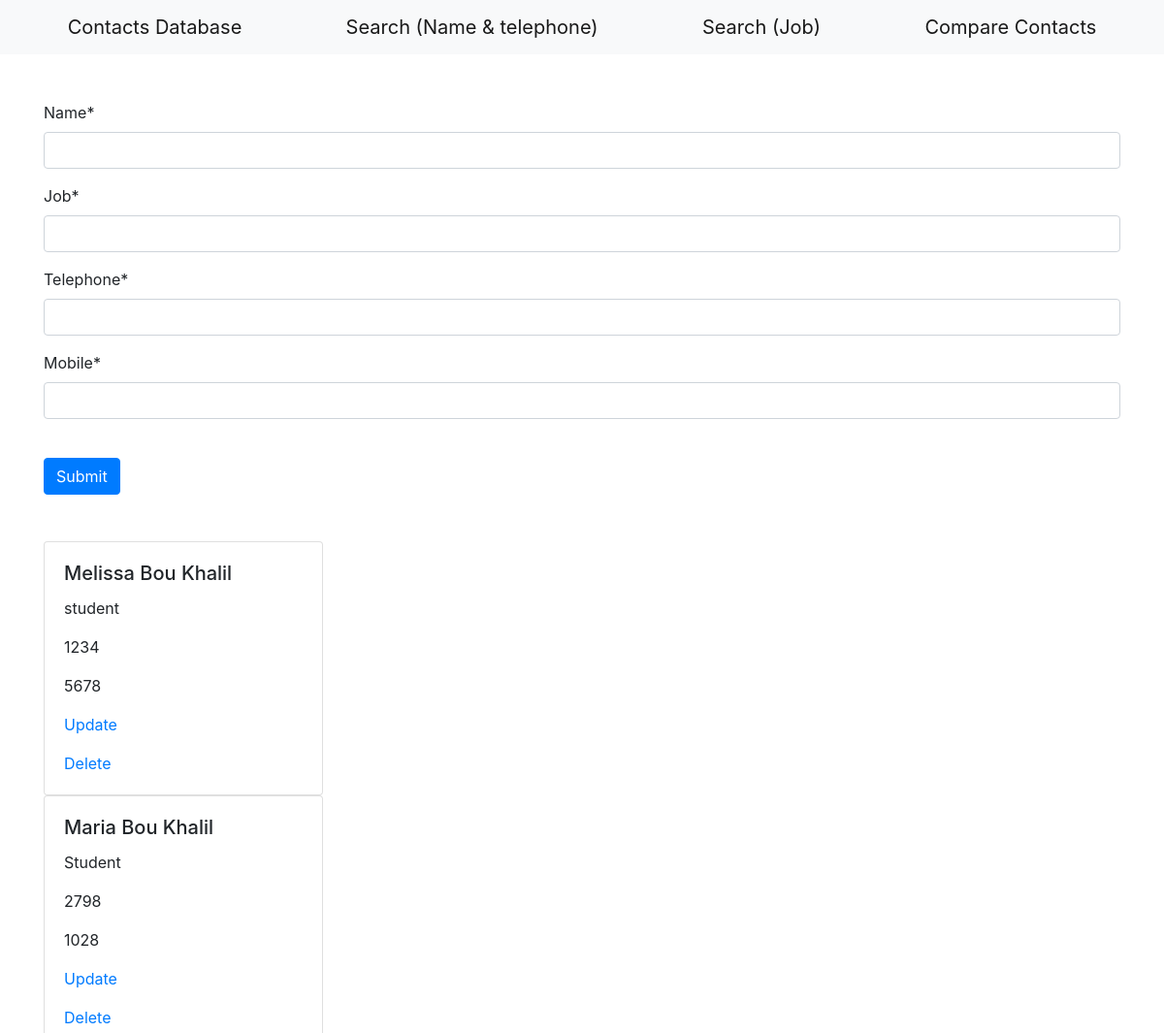
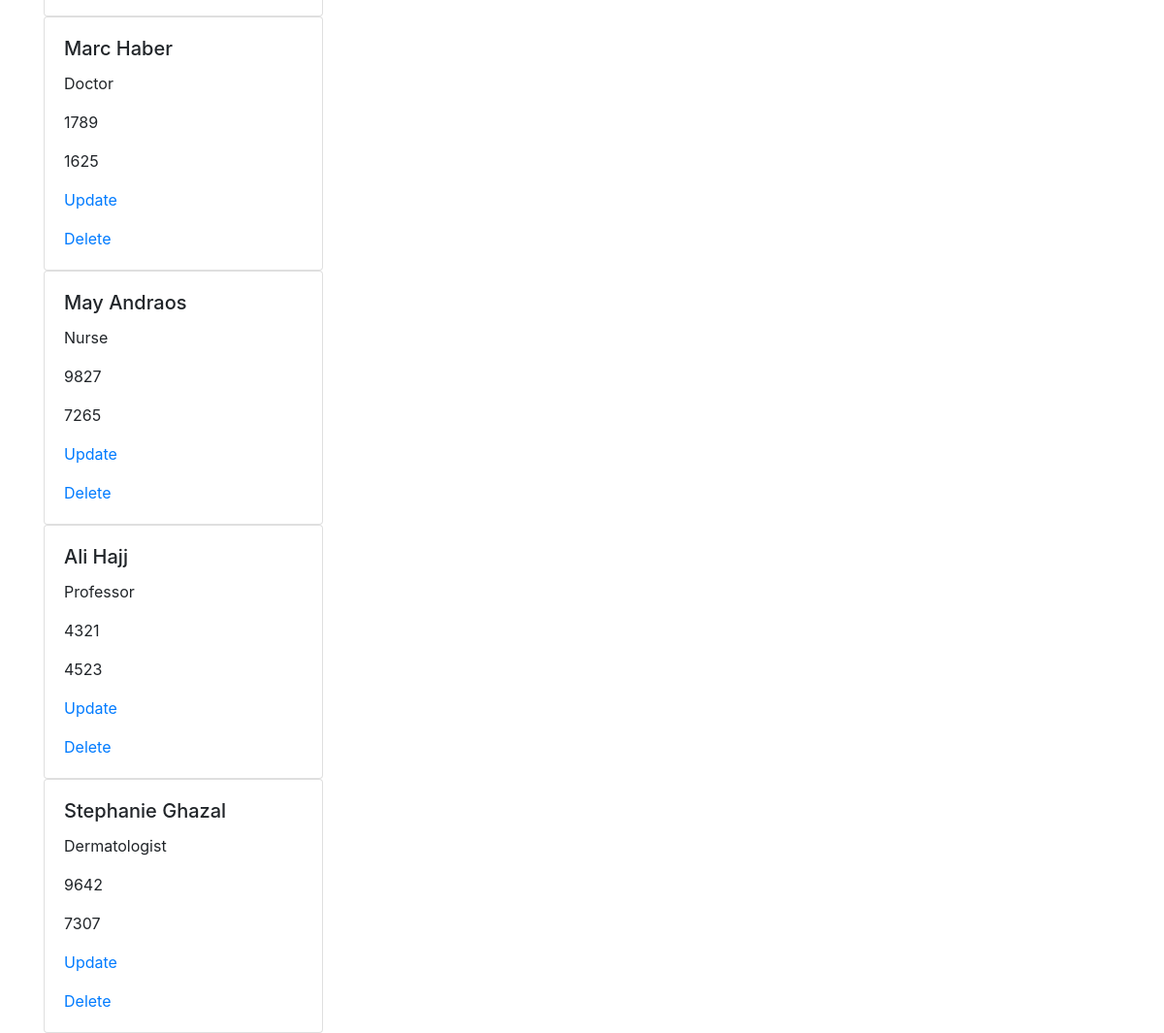
The page / on the database its author committed (2 pictures, top to bottom).
### main/models.py (models this page shows, shortened)
class Contact(models.Model):
    name = models.CharField(max_length=100)
    job = models.CharField(max_length=100)
    telephone = models.CharField(max_length=100)
    mobile = models.IntegerField(max_length=100)

### main/views.py (the view)
# urls.py: path("", views.homepage, name="homepage"),
def homepage(request):
  if request.method == "POST":
    form = ContactForm(request.POST)
    if form.is_valid():
      form.save()
  contacts = Contact.objects.all()
  form = ContactForm()
  return render(request, "home.html", {"form": form, "contacts":contacts})

### main/forms.py
class ContactForm(forms.ModelForm):
  class Meta:
    model = Contact
    fields = '__all__'

### main/templates/home.html (shortened to what this page needs)
<!DOCTYPE html>
<html>
   <head>
    <link rel="stylesheet" href="https://stackpath.bootstrapcdn.com/bootstrap/4.4.1/css/bootstrap.min.css">
  </head>
  <body>
      {% load crispy_forms_tags %}
      <nav class="navbar navbar-light bg-light">
        <a class="navbar-brand mx-auto" href="/">
          Contacts Database
        </a>
        <a class="navbar-brand mx-auto" href="searchnamephone">
          Search (Name & telephone)
        </a>
        <a class="navbar-brand mx-auto" href="searchjob">
          Search (Job)
        </a>
        <a class="navbar-brand mx-auto" href="comparename">
          Compare Contacts
        </a>
      </nav>
      <br><br>
      <div class="container">
      <form method="post">
        {{ form|crispy }}
        <br>
        <button class ="btn btn-primary" type="submit" id= "submit_button">Submit</button>
      </form>
      </div>
      <br><br>
      <div class="container">
        {% for contact in contacts %}
        <div class="card" style="width: 18rem;">
          <div class="card-body">
            <h5 class="card-title">{{ contact.name }}</h5>
            <p class="card-text">{{ contact.job }}</p>
            <p class="card-text">{{ contact.telephone }}</p>
            <p class="card-text">{{ contact.mobile }}</p>
            <p class="card-text"><a href="update/{{contact.id}}">Update</a></p>
            <p class="card-text"><a href="destroy/{{contact.id}}">Delete</a></p>
          </div>
        </div>
        {% endfor %}
      </div>
  </body>
</html>

### rows shown on the page
Contact: name "Melissa Bou Khalil", job "student", telephone "1234", mobile "5678"
Contact: name "Maria Bou Khalil", job "Student", telephone "2798", mobile "1028"
Contact: name "Marc Haber", job "Doctor", telephone "1789", mobile "1625"
Contact: name "May Andraos", job "Nurse", telephone "9827", mobile "7265"
Contact: name "Ali Hajj", job "Professor", telephone "4321", mobile "4523"
Contact: name "Stephanie Ghazal", job "Dermatologist", telephone "9642", mobile "7307"
